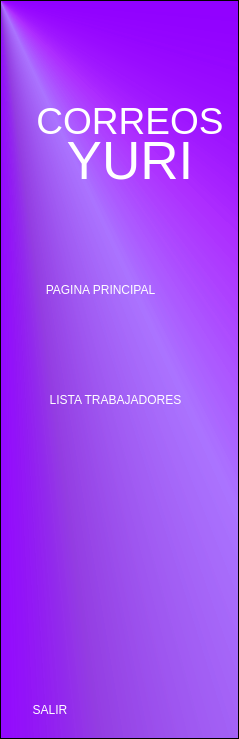
        <widget class="QFrame" name="frame_2">
         <property name="sizePolicy">
          <sizepolicy hsizetype="Fixed" vsizetype="Fixed">
           <horstretch>0</horstretch>
           <verstretch>0</verstretch>
          </sizepolicy>
         </property>
         <property name="maximumSize">
          <size>
           <width>400</width>
           <height>800</height>
          </size>
         </property>
         <property name="styleSheet">
          <string notr="true">QFrame{
background-color: qconicalgradient(cx:0, cy:0, angle:135, stop:0 rgba(46, 0, 255, 69), stop:0.25 rgba(90, 0, 255, 69), stop:0.375 rgba(144, 0, 255, 208), stop:0.4375 rgba(114, 0, 218, 130), stop:0.528409 rgba(144, 71, 255, 130), stop:0.573864 rgba(155, 0, 255, 145), stop:0.630682 rgba(144, 0, 255, 255), stop:0.636364 rgba(209, 0, 255, 69), stop:0.738636 rgba(187, 0, 255, 130), stop:0.903409 rgba(252, 0, 255, 69));}

 QPushButton{
font: 87 14pt &quot;Nexa Heavy&quot;;
background-color:none;
color:white;
border-radius:10px;
}

QPushButton:hover{
font: 87 14pt &quot;Nexa Heavy&quot;;
color: rgb(85, 0, 127);
background-color: rgb(255, 255, 255);
border-radius:10px;
padding:2px;
}

QLabel{
background-color:none;
font: 87 40pt &quot;Nexa Heavy&quot;;
color:white;}</string>
         </property>
         <property name="frameShape">
          <enum>QFrame::StyledPanel</enum>
         </property>
         <property name="frameShadow">
          <enum>QFrame::Raised</enum>
         </property>
         <property name="lineWidth">
          <number>1</number>
         </property>
         <widget class="QPushButton" name="btn_principal">
          <property name="geometry">
           <rect>
            <x>10</x>
            <y>270</y>
            <width>181</width>
            <height>40</height>
           </rect>
          </property>
          <property name="sizePolicy">
           <sizepolicy hsizetype="Fixed" vsizetype="Fixed">
            <horstretch>0</horstretch>
            <verstretch>0</verstretch>
           </sizepolicy>
          </property>
          <property name="maximumSize">
           <size>
            <width>200</width>
            <height>40</height>
           </size>
          </property>
          <property name="cursor">
           <cursorShape>PointingHandCursor</cursorShape>
          </property>
          <property name="styleSheet">
           <string notr="true">font: 20 pt&quot;MS Shell Dlg 2&quot;;</string>
          </property>
          <property name="text">
           <string>PAGINA PRINCIPAL</string>
          </property>
         </widget>
         <widget class="QPushButton" name="btn_lista">
          <property name="geometry">
           <rect>
            <x>10</x>
            <y>380</y>
            <width>211</width>
            <height>40</height>
           </rect>
          </property>
          <property name="sizePolicy">
           <sizepolicy hsizetype="Fixed" vsizetype="Fixed">
            <horstretch>0</horstretch>
            <verstretch>0</verstretch>
           </sizepolicy>
          </property>
          <property name="maximumSize">
           <size>
            <width>245</width>
            <height>40</height>
           </size>
          </property>
          <property name="cursor">
           <cursorShape>PointingHandCursor</cursorShape>
          </property>
          <property name="styleSheet">
           <string notr="true">font: 20 pt&quot;MS Shell Dlg 2&quot;;</string>
          </property>
          <property name="text">
           <string>LISTA TRABAJADORES</string>
          </property>
         </widget>
         <widget class="QPushButton" name="btn_salir">
          <property name="geometry">
           <rect>
            <x>10</x>
            <y>690</y>
            <width>80</width>
            <height>40</height>
           </rect>
          </property>
          <property name="sizePolicy">
           <sizepolicy hsizetype="Fixed" vsizetype="Fixed">
            <horstretch>0</horstretch>
            <verstretch>0</verstretch>
           </sizepolicy>
          </property>
          <property name="maximumSize">
           <size>
            <width>80</width>
            <height>40</height>
           </size>
          </property>
          <property name="cursor">
           <cursorShape>PointingHandCursor</cursorShape>
          </property>
          <property name="text">
           <string>SALIR</string>
          </property>
         </widget>
         <widget class="QLabel" name="label">
          <property name="geometry">
           <rect>
            <x>30</x>
            <y>100</y>
            <width>200</width>
            <height>40</height>
           </rect>
          </property>
          <property name="sizePolicy">
           <sizepolicy hsizetype="Fixed" vsizetype="Fixed">
            <horstretch>0</horstretch>
            <verstretch>0</verstretch>
           </sizepolicy>
          </property>
          <property name="maximumSize">
           <size>
            <width>200</width>
            <height>40</height>
           </size>
          </property>
          <property name="styleSheet">
           <string notr="true"/>
          </property>
          <property name="text">
           <string>&lt;!DOCTYPE HTML PUBLIC &quot;-//W3C//DTD HTML 4.0//EN&quot; &quot;http://www.w3.org/TR/REC-html40/strict.dtd&quot;&gt;
&lt;html&gt;&lt;head&gt;&lt;meta name=&quot;qrichtext&quot; content=&quot;1&quot; /&gt;&lt;style type=&quot;text/css&quot;&gt;
p, li { white-space: pre-wrap; }
&lt;/style&gt;&lt;/head&gt;&lt;body style=&quot; font-family:'Nexa Heavy'; font-size:40pt; font-weight:80; font-style:normal;&quot;&gt;
&lt;p align=&quot;center&quot; style=&quot; margin-top:12px; margin-bottom:12px; margin-left:0px; margin-right:0px; -qt-block-indent:0; text-indent:0px;&quot;&gt;&lt;span style=&quot; font-size:28pt;&quot;&gt;CORREOS&lt;/span&gt;&lt;/p&gt;&lt;/body&gt;&lt;/html&gt;</string>
          </property>
         </widget>
         <widget class="QLabel" name="label_2">
          <property name="geometry">
           <rect>
            <x>60</x>
            <y>129</y>
            <width>140</width>
            <height>65</height>
           </rect>
          </property>
          <property name="maximumSize">
           <size>
            <width>140</width>
            <height>65</height>
           </size>
          </property>
          <property name="styleSheet">
           <string notr="true"/>
          </property>
          <property name="text">
           <string>&lt;!DOCTYPE HTML PUBLIC &quot;-//W3C//DTD HTML 4.0//EN&quot; &quot;http://www.w3.org/TR/REC-html40/strict.dtd&quot;&gt;
&lt;html&gt;&lt;head&gt;&lt;meta name=&quot;qrichtext&quot; content=&quot;1&quot; /&gt;&lt;style type=&quot;text/css&quot;&gt;
p, li { white-space: pre-wrap; }
&lt;/style&gt;&lt;/head&gt;&lt;body style=&quot; font-family:'Nexa Heavy'; font-size:40pt; font-weight:80; font-style:normal;&quot;&gt;
&lt;p align=&quot;center&quot; style=&quot; margin-top:12px; margin-bottom:12px; margin-left:0px; margin-right:0px; -qt-block-indent:0; text-indent:0px;&quot;&gt;YURI&lt;/p&gt;&lt;/body&gt;&lt;/html&gt;</string>
          </property>
         </widget>
        </widget>
